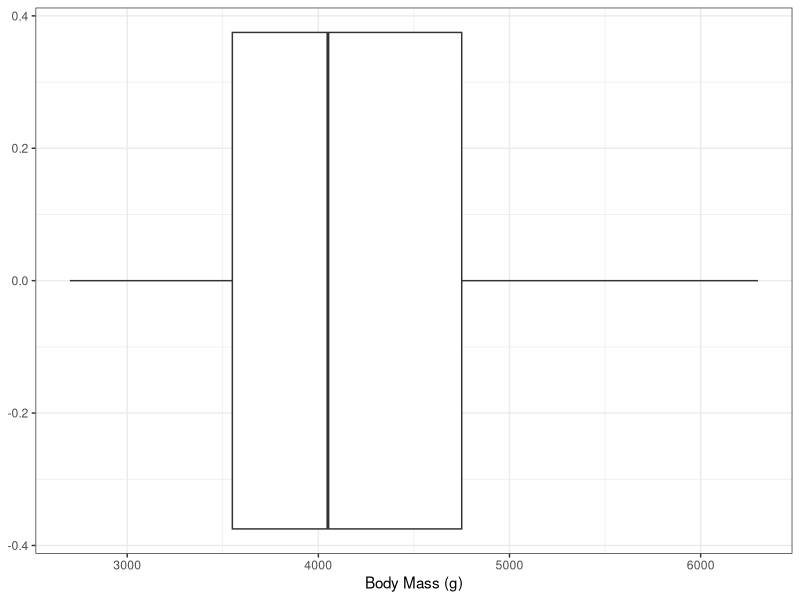
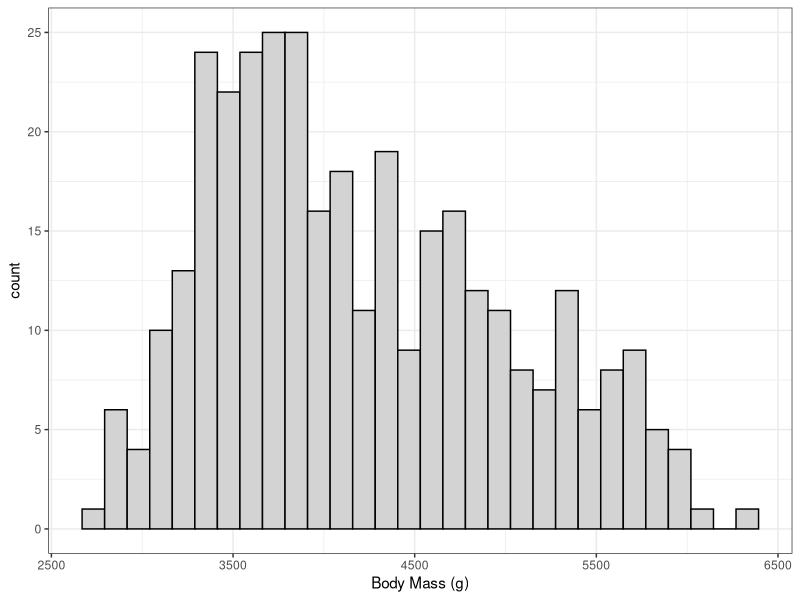
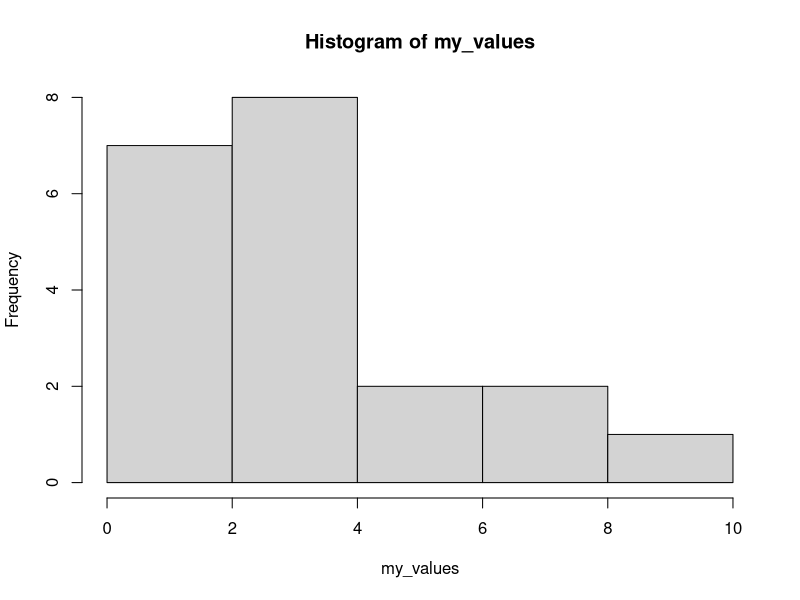
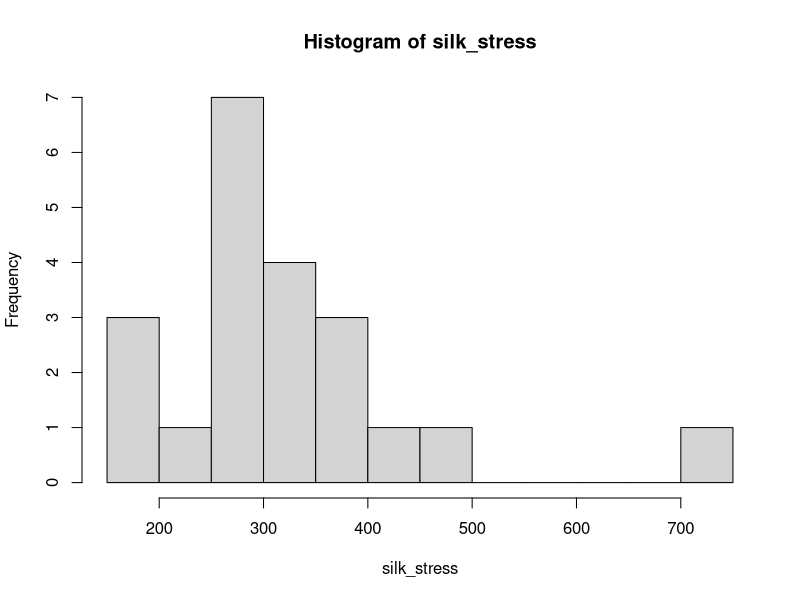

Recreate these plots in R, in order.
## ---- chunk 1
my_values <- c(1, 2, 2, 3, 4, 5, 6.3212, 3)
mean(my_values)
## ---- chunk 2
#| echo: true
my_values <- c(1, 2, 2, 3, 4, 5, 6.3212, 3)
var(my_values)
## ---- chunk 3
#| echo: true
sd(my_values)
var(my_values)
sd(my_values)^2 # the sd is the square root of the variance
## ---- chunk 4
#| fig-height: 1.5
#| echo: false
library(ggplot2)
library(palmerpenguins)
theme_set(theme_bw())

ggplot(penguins) + 
    aes(y = body_mass_g) +
    geom_boxplot() +
    labs(y = "Body Mass (g)") +
    coord_flip()
## ---- chunk 5
#| echo: false
ggplot(penguins) + 
    aes(x = body_mass_g) +
    geom_histogram(colour = 1, fill = "lightgrey") +
    labs(x = "Body Mass (g)")
## ---- chunk 6
my_values <- c(1, 1, 1, 2, 2, 2, 2, 3, 3, 3, 3, 3, 4, 4, 4, 5, 6, 7, 8, 10)
length(my_values) # number of observations
hist(my_values)
## ---- chunk 7
silk_stress <- c(164.00, 173.00, 176.10, 236.10, 251.30, 270.50, 270.50,
    272.40, 282.20, 288.80, 290.70, 300.60, 327.20, 329.00,
    332.10, 351.70, 358.20, 362.00, 448.90, 478.70, 740.20)
hist(silk_stress, breaks = 10)
## ---- chunk 8
group <- c(78.00, 95.00, 96.00, 103.00, 112.00, 134.00, 141.00, 145.00, 147.00,
    148.00, 153.00, 158.00, 172.00, 172.00, 200.00, 255.00, 271.00, 359.00)

individual <- c(128.00, 128.00, 158.00, 159.00, 160.00, 163.00, 164.00, 188.00, 195.00,
    198.00, 220.00, 221.00, 223.00, 226.00, 227.00, 283.00)
## ---- chunk 9
g1 <- c(1, 2, 3, 4, 5, 6)
g2 <- c(4, 3, 5, 2, 3, 4)
g3 <- c(6, 7, 4, 7, 8, 9, 5, 6)
g4 <- c(7, 4, 5, 7, 3, 6, 7)
g5 <- c(7, 7, 7, 7, 5, 12)
g6 <- c(2, 3, 4)
g7 <- c(4, 3, 4, 3, 2, 1, 0, 0, 0, 0, 0, 0)
all_g <- c(g1, g2, g3, g4, g5, g6, g7)
all_means <- c(mean(g1), mean(g2), mean(3), mean(4), mean(5), mean(6), mean(7))
# sd(all_g)
# sd(all_means)
## ---- chunk 10
#| echo: false
suppressPackageStartupMessages({
    library(palmerpenguins)
})

table(penguins$sex)

table(penguins$species)
## ---- chunk 11
#| echo: false

table(penguins$sex, penguins$species) |> knitr::kable()
